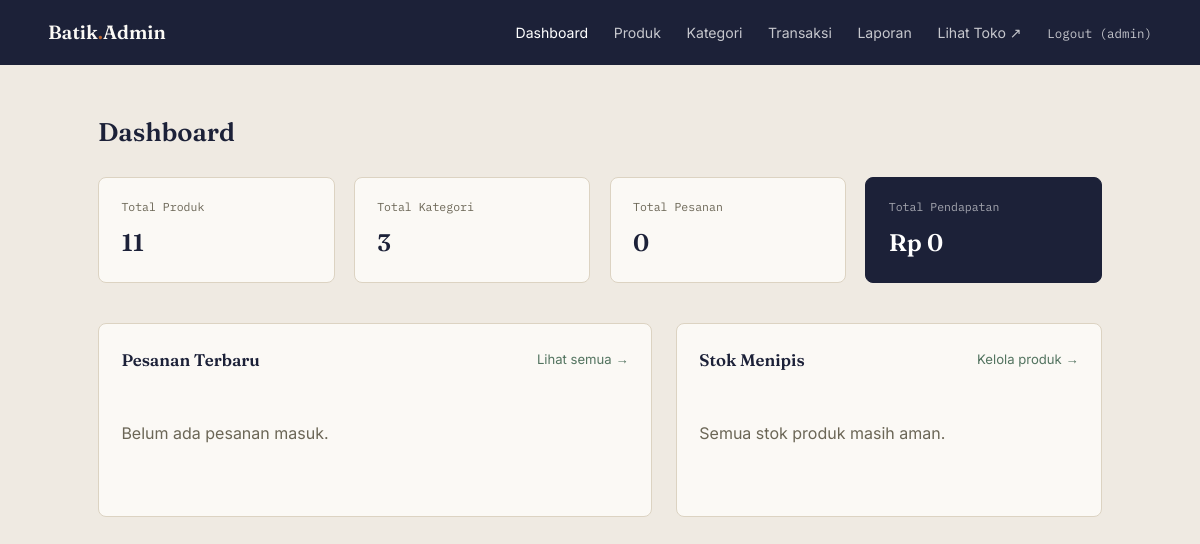
Before: /admin/index.php (signed in) with the older database file.
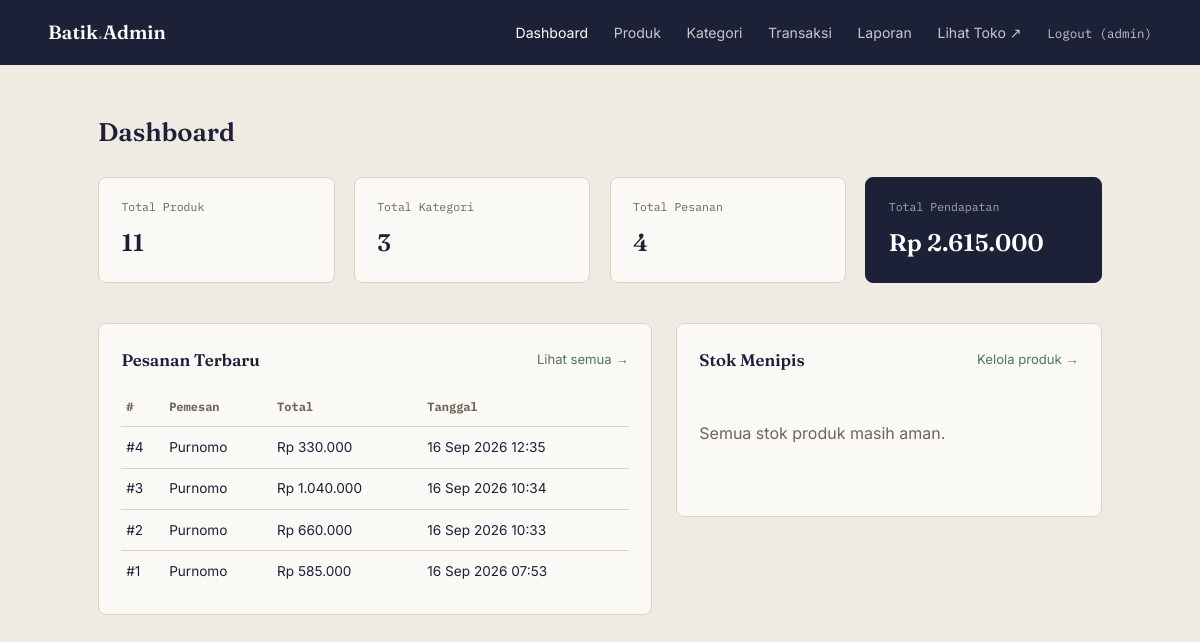
After: the same page with the newer database file.
### tables this page shows
CREATE TABLE `pesanan` (
  `id` int NOT NULL,
  `pelanggan_id` int DEFAULT NULL,
  `nama_pemesan` varchar(120) NOT NULL,
  `email` varchar(150) NOT NULL,
  `telepon` varchar(30) NOT NULL,
  `alamat` text NOT NULL,
  `catatan` text,
  `total` decimal(12,2) NOT NULL DEFAULT '0.00',
  `status` enum('baru','diproses','selesai') DEFAULT 'baru',
  `metode_pembayaran` enum('transfer_bank','cod') NOT NULL DEFAULT 'transfer_bank',
  `status_pembayaran` enum('menunggu','menunggu_verifikasi','lunas','ditolak') NOT NULL DEFAULT 'menunggu',
  `bukti_bayar` varchar(255) DEFAULT NULL,
  `dibuat_pada` timestamp NULL DEFAULT CURRENT_TIMESTAMP
);

### includes/helpers.php (called while the page is built, shortened)
<?php
function rupiah(float $angka): string
{
    return 'Rp ' . number_format($angka, 0, ',', '.');
}

### admin/index.php (the view, shortened to what this page needs)
<?php
require_once '../config/database.php';
require_once '../includes/helpers.php';
$totalProduk    = (int) $pdo->query("SELECT COUNT(*) AS n FROM produk")->fetch()['n'];
$totalKategori  = (int) $pdo->query("SELECT COUNT(*) AS n FROM kategori")->fetch()['n'];
$totalPesanan   = (int) $pdo->query("SELECT COUNT(*) AS n FROM pesanan")->fetch()['n'];
$totalPendapatan = (float) $pdo->query("SELECT COALESCE(SUM(total),0) AS n FROM pesanan")->fetch()['n'];
$pesananTerbaru = $pdo->query("
    SELECT * FROM pesanan ORDER BY dibuat_pada DESC LIMIT 5
")->fetchAll();
$stokMenipis = $pdo->query("
    SELECT * FROM produk WHERE stok <= 5 ORDER BY stok ASC LIMIT 5
")->fetchAll();
require_once 'includes/admin_header.php';
?>
<main class="admin-main">
  <h1>Dashboard</h1>
  <div class="stat-grid">
    <div class="stat-card">
      <p class="stat-card__label">Total Produk</p>
      <p class="stat-card__value"><?= $totalProduk ?></p>
    </div>
    <div class="stat-card">
      <p class="stat-card__label">Total Kategori</p>
      <p class="stat-card__value"><?= $totalKategori ?></p>
    </div>
    <div class="stat-card">
      <p class="stat-card__label">Total Pesanan</p>
      <p class="stat-card__value"><?= $totalPesanan ?></p>
    </div>
    <div class="stat-card stat-card--accent">
      <p class="stat-card__label">Total Pendapatan</p>
      <p class="stat-card__value"><?= rupiah($totalPendapatan) ?></p>
    </div>
  </div>
  <div class="dashboard-grid">
    <section class="dashboard-panel">
      <div class="dashboard-panel__head">
        <h2>Pesanan Terbaru</h2>
        <a href="pesanan.php">Lihat semua &rarr;</a>
      </div>
      <?php if (empty($pesananTerbaru)): ?>
        <p class="empty-state">Belum ada pesanan masuk.</p>
      <?php else: ?>
        <table class="admin-table">
          <thead><tr><th>#</th><th>Pemesan</th><th>Total</th><th>Tanggal</th></tr></thead>
          <tbody>
            <?php foreach ($pesananTerbaru as $p): ?>
              <tr>
                <td>#<?= $p['id'] ?></td>
                <td><?= htmlspecialchars($p['nama_pemesan']) ?></td>
                <td><?= rupiah($p['total']) ?></td>
                <td><?= date('d M Y H:i', strtotime($p['dibuat_pada'])) ?></td>
              </tr>
            <?php endforeach; ?>
          </tbody>
        </table>
      <?php endif; ?>
    </section>
    <section class="dashboard-panel">
      <div class="dashboard-panel__head">
        <h2>Stok Menipis</h2>
        <a href="produk.php">Kelola produk &rarr;</a>
      </div>
      <?php if (empty($stokMenipis)): ?>
        <p class="empty-state">Semua stok produk masih aman.</p>
      <?php endif; ?>
    </section>
  </div>
</main>
<?php require_once 'includes/admin_footer.php'; ?>

### admin/includes/admin_header.php (shortened to what this page needs)
<?php
$current = basename($_SERVER['PHP_SELF']);
?>
<!DOCTYPE html>
<html lang="id">
<head>
<link rel="stylesheet" href="../assets/css/style.css">
<link rel="stylesheet" href="assets/admin.css">
</head>
<body class="admin-body">
<nav class="admin-nav">
  <a href="index.php" class="nav__brand">Batik<span>.</span>Admin</a>
  <ul class="admin-nav__links">
    <li><a href="index.php" class="<?= $current === 'index.php' ? 'is-active' : '' ?>">Dashboard</a></li>
    <li><a href="produk.php" class="<?= in_array($current, ['produk.php','produk_form.php']) ? 'is-active' : '' ?>">Produk</a></li>
    <li><a href="kategori.php" class="<?= in_array($current, ['kategori.php','kategori_form.php']) ? 'is-active' : '' ?>">Kategori</a></li>
    <li><a href="pesanan.php" class="<?= $current === 'pesanan.php' ? 'is-active' : '' ?>">Transaksi</a></li>
    <li><a href="laporan.php" class="<?= $current === 'laporan.php' ? 'is-active' : '' ?>">Laporan</a></li>
    <li><a href="../index.php" target="_blank">Lihat Toko &#8599;</a></li>
    <li><a href="logout.php" class="admin-nav__logout">Logout (<?= htmlspecialchars($_SESSION['admin_username'] ?? '') ?>)</a></li>
  </ul>
</nav>

### admin/includes/admin_footer.php
</body>
</html>

### assets/css/style.css (style rules this page uses)
:root { --paper: #EFEAE2; --paper-line: #DCD3C2; --ink: #1C2138; --ink-soft: #3A3F5C; --rust: #B8622E; --sage: #52735F; --muted: #6B6656; --white: #FBF9F5; --font-display: "Fraunces", serif; --font-body: "Inter", sans-serif; --font-mono: "IBM Plex Mono", monospace; --maxw: 1120px; }
* { box-sizing:border-box; }
html { scroll-behavior:smooth; }
body { margin:0; background:var(--paper); color:var(--ink); font-family:var(--font-body); line-height:1.55; }
a { color:inherit; }
h1,h2,h3 { font-family:var(--font-display); font-weight:600; margin:0; }
ul { list-style:none; margin:0; padding:0; }
.nav__brand { font-family:var(--font-display); font-size:1.2rem; font-weight:600; text-decoration:none; color:var(--ink); }
.nav__brand span { color:var(--rust); }
.empty-state { color:var(--muted); padding:2rem 0; }

### admin/assets/admin.css (style rules this page uses)
.admin-body { background:var(--paper); min-height:100vh; }
.admin-nav { display:flex; align-items:center; justify-content:space-between; padding:1.1rem clamp(1.25rem,5vw,3rem); background:var(--ink); }
.admin-nav .nav__brand { color:var(--white); }
.admin-nav .nav__brand span { color:var(--rust); }
.admin-nav__links { display:flex; align-items:center; gap:1.6rem; list-style:none; margin:0; padding:0; }
.admin-nav__links a { color:rgba(255,255,255,.75); text-decoration:none; font-size:.88rem; }
.admin-nav__links a:hover, .admin-nav__links a.is-active { color:#fff; }
.admin-nav__logout { font-family:var(--font-mono); font-size:.78rem !important; }
.admin-main { max-width:1100px; margin:0 auto; padding:clamp(2rem,5vw,3rem) clamp(1.25rem,5vw,3rem); }
.admin-main h1 { font-size:1.6rem; margin-bottom:1.5rem; }
.admin-table { width:100%; border-collapse:collapse; font-size:.9rem; }
.admin-table th { text-align:left; font-family:var(--font-mono); font-size:.75rem; color:var(--muted); padding:.9rem 1rem; border-bottom:1px solid var(--paper-line); }
.admin-table td { padding:.7rem 1rem; border-bottom:1px solid var(--paper-line); vertical-align:middle; }
.admin-table tr:last-child td { border-bottom:none; }
.stat-grid { display:grid; grid-template-columns:repeat(4,1fr); gap:1.2rem; margin-bottom:2.5rem; }
.stat-card { background:var(--white); border:1px solid var(--paper-line); border-radius:8px; padding:1.3rem 1.4rem; }
.stat-card--accent { background:var(--ink); border-color:var(--ink); }
.stat-card--accent .stat-card__label { color:rgba(255,255,255,.6); }
.stat-card--accent .stat-card__value { color:#fff; }
.stat-card__label { font-family:var(--font-mono); font-size:.72rem; color:var(--muted); margin:0 0 .5rem; }
.stat-card__value { font-family:var(--font-display); font-size:1.5rem; font-weight:600; margin:0; color:var(--ink); }
.dashboard-grid { display:grid; grid-template-columns:1.3fr 1fr; gap:1.5rem; align-items:start; }
.dashboard-panel { background:var(--white); border:1px solid var(--paper-line); border-radius:8px; padding:1.4rem; }
.dashboard-panel__head { display:flex; justify-content:space-between; align-items:center; margin-bottom:1rem; }
.dashboard-panel__head h2 { font-size:1.05rem; }
.dashboard-panel__head a { font-size:.82rem; color:var(--sage); text-decoration:none; }
.dashboard-panel .admin-table { font-size:.85rem; }
.dashboard-panel .admin-table th, .dashboard-panel .admin-table td { padding:.6rem .3rem; }

Changed rows visible on the page:
added pesanan: id "4", nama_pemesan "Purnomo", total "Rp 330.000", dibuat_pada "16 Sep 2026 12:35"
added pesanan: id "3", nama_pemesan "Purnomo", total "Rp 1.040.000", dibuat_pada "16 Sep 2026 10:34"
added pesanan: id "2", nama_pemesan "Purnomo", total "Rp 660.000", dibuat_pada "16 Sep 2026 10:33"
added pesanan: id "1", nama_pemesan "Purnomo", total "Rp 585.000", dibuat_pada "16 Sep 2026 07:53"
Other visible differences:
$totalPesanan: "0" → "4"
rupiah($totalPendapatan): "Rp 0" → "Rp 2.615.000"
text no longer shown: "Belum ada pesanan masuk."
text now shown: "# Pemesan Total Tanggal"
